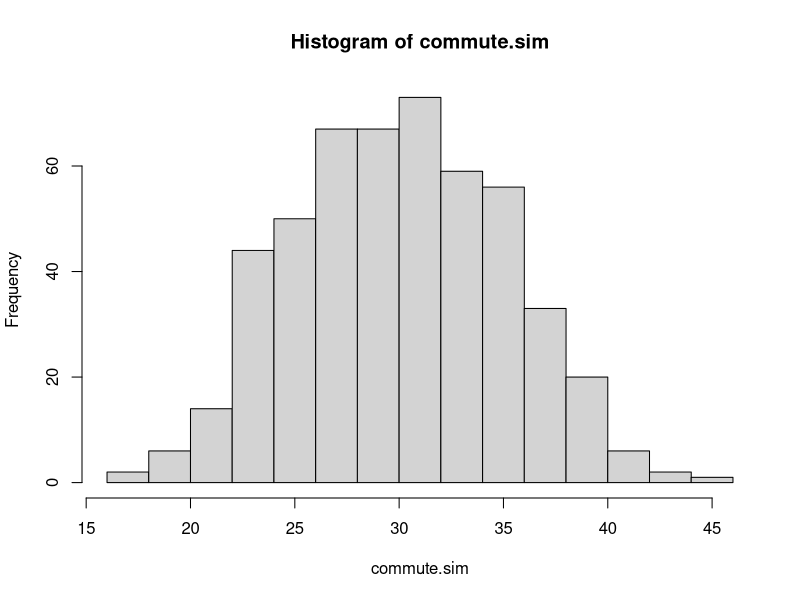

R code for this plot: (Note: this script raises an error after producing the figure.)
## 1 from HW 
## replace diff col in matrix with vector constants on the
## right

D<- matrix(1:9, nrow= 3)
D
b<- c(0,0,99)
# replace last col with vector b
D.original<- D
D.new<- D[,-c(3)]
D.new<- cbind(D.new,b)
D.new
D
D.new2<- cbind(D[,1],b,D[,3])
D.new2

## Common math functions
prod(4,5)
#min returns a scaler pmin returns a vector
## chi squared more bell shaped w/ more degrees of freedom
## pnorm(prob) mean and sd determines what the normal curve will 
## look like area to a certain x value
## dnorm(density) is the height of the curve y coord height
## to the curve
## quartile/percentile- use qnorm to find 75th percentile

#### Simulation Problem ####

# Time it takes Sue to commute to work is normally distributed
# with mean 30 min and sd 5 min
# Time it takes SUe to buy her Starbucks coffee is normally distributed
# with mean 10 min and sd 3 min
# What is the prob it takes her over 45 min to commute and
# buy her coffee

#simulate 500 commute 
commute.sim<- rnorm(n= 500,mean= 30,sd= 5)
#bell shaped centered on 30
hist(commute.sim)

coffee.sim<- rnorm(500,mean= 10,sd= 3)
total.time<- commute.sim+coffee.sim

# Monte carlo estimate of the prob her commute + coffee exceeds
# 45 min = # of total times over 45 min/number of times ran expt
length(subset(total.time, total.time> 45))/500
# another way
sum(total.time> 45)/length(total.time)

# accuracy Monte Carlo error 1/sqrt(num reps of experiment)
1/sqrt(500)

# estimate is 0.18 +/ -0.04

#### Exercises ####
# 1a
nick.sim<- N(10,2^2)
stacey.sim<- N(9,3^2)
